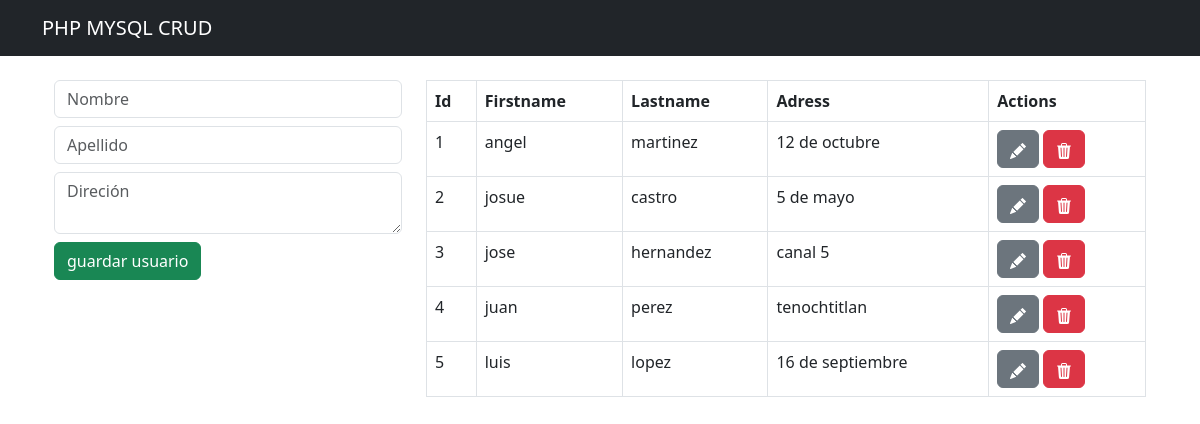
The page / on the database its author committed.
### tables this page shows
CREATE TABLE `usuario` (
  `id` int unsigned NOT NULL AUTO_INCREMENT,
  `first_name` varchar(255) NOT NULL,
  `last_name` varchar(255) NOT NULL,
  `adress` text,
  PRIMARY KEY (`id`)
);

### Modelo/conexion.php (called while the page is built, shortened)
<?php
class conexion {
    private $servidor;
    private $usuario;
    private $contrasena;
    private $dataBase;
    private $conexion;
    function __construct() {
        $this->servidor = 'localhost';
        $this->usuario = 'root';
        $this->contrasena = '';
        $this->dataBase = 'db_usuario';
    }
    public function conectar(){
	    $this->conexion = mysqli_connect($this->servidor, $this->usuario, $this->contrasena, $this->dataBase);
	}
    public function ejecutarConsulta($consulta) {
        $resultado = mysqli_query($this->conexion, $consulta) or die (mysli_error($this->conexion));
        return $resultado;
    }
}
?>

### Vista/tabla-usuarios.php (the view, shortened to what this page needs)
<?php include_once('./Modelo/conexion.php'); ?>
<table class="table table-bordered">
<thead>
    <tr>
        <th>
            Id
        </th>
        <th>
            Firstname
        </th>
        <th>
            Lastname
        </th>
        <th>
            Adress
        </th>
        <th>
            Actions
        </th>
    </tr>
</thead>
<tbody>
    <?php
    $conexion = new conexion();
    $conexion->conectar();
    $consulta="SELECT * FROM usuario;";
    $res = $conexion->ejecutarConsulta($consulta);
    while ($row=mysqli_fetch_assoc($res)) { ?>
        <tr>
            <td>
                <?php echo $row['id']; ?>
            </td>
            <td>
                <?php echo $row['first_name']; ?>
            </td>
            <td>
                <?php echo $row['last_name']; ?>
            </td>
            <td>
                <?php echo $row['adress']; ?>
            </td>
            <td>
            <a href="../../ExamenPhp/Vista/editar-usuariov.php?id=<?php echo $row['id']; ?>" class="btn btn-secondary">
            </a>
            <a href="../ExamenPhp/Controlador/eliminar-usuario.php?id=<?php echo $row['id']; ?>" class="btn btn-danger">
            </a>
            </td>
        </tr>
    <?php
    }
    ?>
</tbody>
</table>

### index.php (shortened to what this page needs)
<?php include_once('./Modelo/conexion.php');
?>
<!DOCTYPE html>
<html lang="en">
<head>
    <link href="https://cdn.jsdelivr.net/npm/bootstrap@5.3.0-alpha1/dist/css/bootstrap.min.css" rel="stylesheet">
</head>
<body>
    <?php include('./Vista/header.php'); ?>
    <div class="container p-4">
        <div class="row">
        <?php include('./Vista/usuario-component.php'); ?>
        <div class="col-md-8">
            <?php include('./Vista/tabla-usuarios.php'); ?>
        </div>
        </div>
    </div>
</body>
</html>

### Vista/header.php
<nav class="navbar navbar-dark bg-dark">
    <div class="container">
        <a href="../index.php" class="navbar-brand">PHP MYSQL CRUD</a>
    </div>
</nav>

### Vista/usuario-component.php (shortened to what this page needs)
<div class="col-md-4">
            <div class="car card-body">
                <form action="../../ExamenPhp/Controlador/guardar-usuario.php" method="POST">
                    <div class="formgroup mb-2">
                        <input type="text" name="first_name" class="form-control" placeholder="Nombre" autofocus required>
                    </div>
                    <div class="formgroup mb-2">
                        <input type="text" name="last_name" class="form-control" placeholder="Apellido" required>
                    </div>
                    <div class="formgroup mb-2">
                    <textarea name="adress" rows="2" class="form-control" placeholder="Direción"></textarea>
                    </div>
                        <input type="submit" class="btn btn-success btn-block mb-2" name="guardar-usuario" value="guardar usuario">
                </form>
            </div>
</div>

### rows shown on the page
usuario: id "1", first_name "angel", last_name "martinez", adress "12 de octubre"
usuario: id "2", first_name "josue", last_name "castro", adress "5 de mayo"
usuario: id "3", first_name "jose", last_name "hernandez", adress "canal 5"
usuario: id "4", first_name "juan", last_name "perez", adress "tenochtitlan"
usuario: id "5", first_name "luis", last_name "lopez", adress "16 de septiembre"
